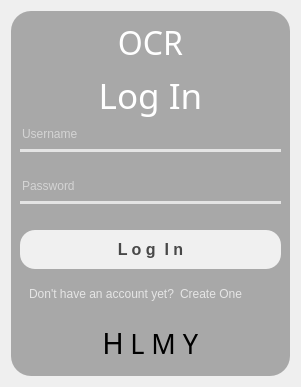
         <widget class="QWidget" name="Login_page">
          <property name="styleSheet">
           <string notr="true">QWidget#Login_page{
border-image: url(:/newPrefix/14546211_rm127-tang-16b-japaneseframe.jpg);
}</string>
          </property>
          <layout class="QGridLayout" name="gridLayout_2">
           <item row="0" column="0">
            <widget class="QFrame" name="frame_3">
             <property name="styleSheet">
              <string notr="true">background-color:rgba(0,0,0,0.3);
border-radius:20px;</string>
             </property>
             <property name="frameShape">
              <enum>QFrame::StyledPanel</enum>
             </property>
             <property name="frameShadow">
              <enum>QFrame::Raised</enum>
             </property>
             <layout class="QGridLayout" name="gridLayout">
              <item row="5" column="0">
               <widget class="QLineEdit" name="lineEdit_2">
                <property name="styleSheet">
                 <string notr="true">background-color : rgba(0,0,0,0);
border : none;
border-bottom : 3px solid rgba(243, 243, 243,0.8);
color : rgba(255,255,255,1);
padding-bottom : 7px;</string>
                </property>
                <property name="text">
                 <string/>
                </property>
                <property name="echoMode">
                 <enum>QLineEdit::Password</enum>
                </property>
                <property name="placeholderText">
                 <string>Password</string>
                </property>
               </widget>
              </item>
              <item row="0" column="0">
               <widget class="QLabel" name="label_2">
                <property name="minimumSize">
                 <size>
                  <width>0</width>
                  <height>30</height>
                 </size>
                </property>
                <property name="maximumSize">
                 <size>
                  <width>16777215</width>
                  <height>50</height>
                 </size>
                </property>
                <property name="font">
                 <font>
                  <family>OCR A Extended</family>
                  <pointsize>24</pointsize>
                 </font>
                </property>
                <property name="styleSheet">
                 <string notr="true">color: rgb(255, 255, 255);
background-color : rgba(0,0,0,0);</string>
                </property>
                <property name="text">
                 <string>OCR</string>
                </property>
                <property name="alignment">
                 <set>Qt::AlignCenter</set>
                </property>
               </widget>
              </item>
              <item row="6" column="0">
               <spacer name="verticalSpacer_2">
                <property name="orientation">
                 <enum>Qt::Vertical</enum>
                </property>
                <property name="sizeType">
                 <enum>QSizePolicy::Fixed</enum>
                </property>
                <property name="sizeHint" stdset="0">
                 <size>
                  <width>20</width>
                  <height>20</height>
                 </size>
                </property>
               </spacer>
              </item>
              <item row="8" column="0">
               <widget class="QFrame" name="frame_4">
                <property name="styleSheet">
                 <string notr="true">background-color : rgba(0,0,0,0);</string>
                </property>
                <property name="frameShape">
                 <enum>QFrame::StyledPanel</enum>
                </property>
                <property name="frameShadow">
                 <enum>QFrame::Raised</enum>
                </property>
                <layout class="QHBoxLayout" name="horizontalLayout_4">
                 <item>
                  <widget class="QLabel" name="label_3">
                   <property name="maximumSize">
                    <size>
                     <width>16777215</width>
                     <height>20</height>
                    </size>
                   </property>
                   <property name="styleSheet">
                    <string notr="true">color : rgba(255,255,255,0.7);
background-color : rgba(0,0,0,0);</string>
                   </property>
                   <property name="text">
                    <string>Don't have an account yet?</string>
                   </property>
                  </widget>
                 </item>
                 <item>
                  <widget class="QPushButton" name="gotoRegister">
                   <property name="styleSheet">
                    <string notr="true">QPushButton#gotoRegister{
color : rgba(255,255,255,0.7);
background-color: rgba(255, 255, 255,0);
}

QPushButton#gotoRegister:hover{
border: none;
border-bottom: 0.5px solid rgba(255,255,255,1);
}

</string>
                   </property>
                   <property name="text">
                    <string>Create One</string>
                   </property>
                  </widget>
                 </item>
                 <item>
                  <spacer name="horizontalSpacer_2">
                   <property name="orientation">
                    <enum>Qt::Horizontal</enum>
                   </property>
                   <property name="sizeType">
                    <enum>QSizePolicy::Expanding</enum>
                   </property>
                   <property name="sizeHint" stdset="0">
                    <size>
                     <width>30</width>
                     <height>20</height>
                    </size>
                   </property>
                  </spacer>
                 </item>
                </layout>
                <zorder>label_3</zorder>
                <zorder>horizontalSpacer_2</zorder>
                <zorder>gotoRegister</zorder>
               </widget>
              </item>
              <item row="4" column="0">
               <spacer name="verticalSpacer">
                <property name="orientation">
                 <enum>Qt::Vertical</enum>
                </property>
                <property name="sizeType">
                 <enum>QSizePolicy::Fixed</enum>
                </property>
                <property name="sizeHint" stdset="0">
                 <size>
                  <width>20</width>
                  <height>20</height>
                 </size>
                </property>
               </spacer>
              </item>
              <item row="9" column="0">
               <widget class="QWidget" name="widget" native="true">
                <property name="styleSheet">
                 <string notr="true">background-color : rgba(0,0,0,0);</string>
                </property>
                <layout class="QHBoxLayout" name="horizontalLayout_3">
                 <item>
                  <spacer name="horizontalSpacer_3">
                   <property name="orientation">
                    <enum>Qt::Horizontal</enum>
                   </property>
                   <property name="sizeHint" stdset="0">
                    <size>
                     <width>40</width>
                     <height>20</height>
                    </size>
                   </property>
                  </spacer>
                 </item>
                 <item>
                  <widget class="QPushButton" name="Google">
                   <property name="maximumSize">
                    <size>
                     <width>30</width>
                     <height>30</height>
                    </size>
                   </property>
                   <property name="font">
                    <font>
                     <family>Social Media Circled</family>
                     <pointsize>22</pointsize>
                    </font>
                   </property>
                   <property name="styleSheet">
                    <string notr="true">QPushButton#Google{
color : rgba(0,0,0,1);
background-color : rgba(255,255,255,0);
}

QPushButton#Google:hover{
color:rgba(240,240,240,1);
}</string>
                   </property>
                   <property name="text">
                    <string>H</string>
                   </property>
                  </widget>
                 </item>
                 <item>
                  <widget class="QPushButton" name="WA">
                   <property name="maximumSize">
                    <size>
                     <width>30</width>
                     <height>30</height>
                    </size>
                   </property>
                   <property name="font">
                    <font>
                     <family>Social Media Circled</family>
                     <pointsize>20</pointsize>
                    </font>
                   </property>
                   <property name="styleSheet">
                    <string notr="true">QPushButton#WA{
color : rgba(0,0,0,1);
background-color : rgba(255,255,255,0);
}

QPushButton#WA:hover{
color:rgba(240,240,240,1);
}</string>
                   </property>
                   <property name="text">
                    <string>L</string>
                   </property>
                  </widget>
                 </item>
                 <item>
                  <widget class="QPushButton" name="Youtube">
                   <property name="maximumSize">
                    <size>
                     <width>30</width>
                     <height>30</height>
                    </size>
                   </property>
                   <property name="font">
                    <font>
                     <family>Social Media Circled</family>
                     <pointsize>20</pointsize>
                    </font>
                   </property>
                   <property name="styleSheet">
                    <string notr="true">QPushButton#Youtube{
color : rgba(0,0,0,1);
background-color : rgba(255,255,255,0);
}

QPushButton#Youtube:hover{
color:rgba(240,240,240,1);
}</string>
                   </property>
                   <property name="text">
                    <string>M</string>
                   </property>
                  </widget>
                 </item>
                 <item>
                  <widget class="QPushButton" name="Discord">
                   <property name="maximumSize">
                    <size>
                     <width>30</width>
                     <height>30</height>
                    </size>
                   </property>
                   <property name="font">
                    <font>
                     <family>Social Media Circled</family>
                     <pointsize>20</pointsize>
                    </font>
                   </property>
                   <property name="styleSheet">
                    <string notr="true">QPushButton#Discord{
color : rgba(0,0,0,1);
background-color : rgba(255,255,255,0);
}

QPushButton#Discord:hover{
color:rgba(240,240,240,1);
}</string>
                   </property>
                   <property name="text">
                    <string>Y</string>
                   </property>
                  </widget>
                 </item>
                 <item>
                  <spacer name="horizontalSpacer_4">
                   <property name="orientation">
                    <enum>Qt::Horizontal</enum>
                   </property>
                   <property name="sizeHint" stdset="0">
                    <size>
                     <width>40</width>
                     <height>20</height>
                    </size>
                   </property>
                  </spacer>
                 </item>
                </layout>
               </widget>
              </item>
              <item row="3" column="0">
               <widget class="QLineEdit" name="lineEdit">
                <property name="font">
                 <font>
                  <weight>50</weight>
                  <bold>false</bold>
                 </font>
                </property>
                <property name="styleSheet">
                 <string notr="true">background-color : rgba(0,0,0,0);
border : none;
border-bottom : 3px solid rgba(243, 243, 243,0.8);
color : rgba(255,255,255,1);
padding-bottom : 7px;</string>
                </property>
                <property name="text">
                 <string/>
                </property>
                <property name="dragEnabled">
                 <bool>true</bool>
                </property>
                <property name="placeholderText">
                 <string>Username</string>
                </property>
                <property name="cursorMoveStyle">
                 <enum>Qt::VisualMoveStyle</enum>
                </property>
                <property name="clearButtonEnabled">
                 <bool>true</bool>
                </property>
               </widget>
              </item>
              <item row="1" column="0">
               <widget class="QLabel" name="label">
                <property name="maximumSize">
                 <size>
                  <width>16777215</width>
                  <height>50</height>
                 </size>
                </property>
                <property name="font">
                 <font>
                  <family>OCR A Extended</family>
                  <pointsize>26</pointsize>
                 </font>
                </property>
                <property name="styleSheet">
                 <string notr="true">color: rgb(255, 255, 255);
background-color : rgba(0,0,0,0);</string>
                </property>
                <property name="text">
                 <string>Log In</string>
                </property>
                <property name="alignment">
                 <set>Qt::AlignCenter</set>
                </property>
               </widget>
              </item>
              <item row="7" column="0">
               <widget class="QPushButton" name="Login_button">
                <property name="maximumSize">
                 <size>
                  <width>16777215</width>
                  <height>40</height>
                 </size>
                </property>
                <property name="font">
                 <font>
                  <family>MS Shell Dlg 2</family>
                  <pointsize>12</pointsize>
                  <weight>75</weight>
                  <bold>true</bold>
                 </font>
                </property>
                <property name="styleSheet">
                 <string notr="true">QPushButton#Login_button {
    color: rgba(0, 0, 0, 0.7);  /* Warna teks dengan transparansi 70% */
    border: none;  /* Menghilangkan border */
    background-color: rgb(240, 240, 240);  /* Warna latar belakang */
    border-radius: 15px;  /* Membuat sudut tombol melengkung */
    padding: 10px 20px;  /* Tambahkan padding untuk menambah ruang di dalam tombol */
}

QPushButton#Login_button:hover {
    background-color: qlineargradient(spread:pad, x1:0.477, y1:0, x2:0.5, y2:1, 
    stop:0 rgba(0, 0, 0, 0.2), stop:1 rgba(255, 255, 255, 0.9));
    /* Mengubah warna latar belakang saat tombol di-hover */
}

QPushButton#Login_button:pressed {
    padding-left: 5px;
    padding-top: 5px;
    background-color: rgba(105, 118, 132, 1);  /* Mengubah warna latar belakang saat tombol ditekan */
    color: white;  /* Ubah warna teks menjadi putih saat tombol ditekan */
    /* Mengurangi padding untuk memberikan efek &quot;tekan&quot; */
}
</string>
                </property>
                <property name="text">
                 <string>L o g  I n</string>
                </property>
               </widget>
              </item>
             </layout>
            </widget>
           </item>
          </layout>
         </widget>
